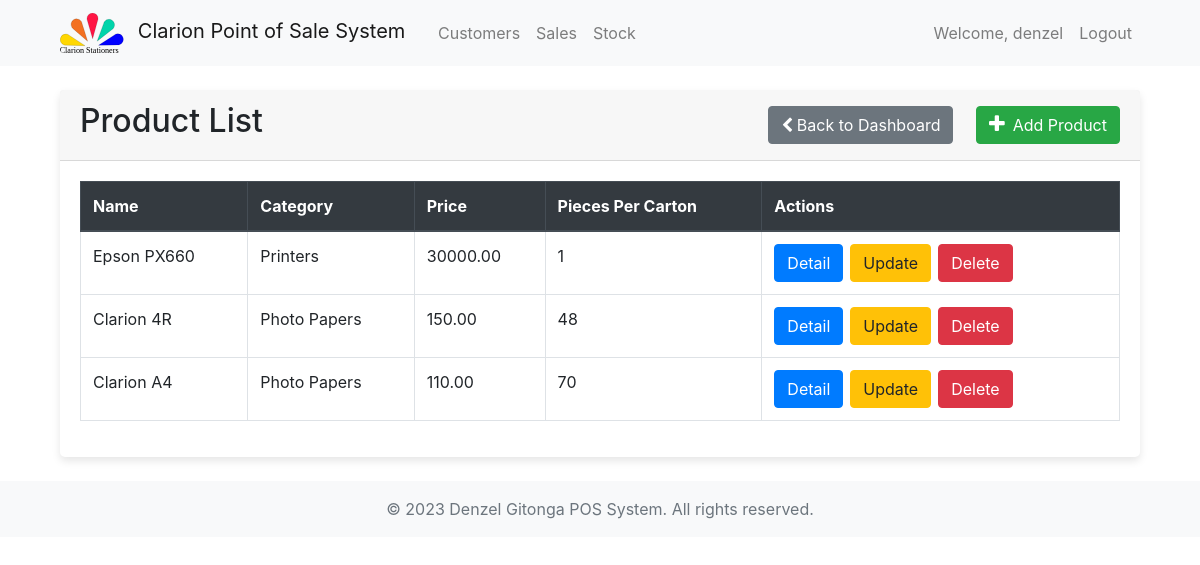
/inventory/product/list/ (signed in), run on the app's committed database.
### accounts/models.py (models this page shows, shortened)
class User(AbstractBaseUser, PermissionsMixin):
    username = models.CharField(max_length=255, unique=True)
    email = models.EmailField(max_length=255, unique=True)
    store = models.ForeignKey(Store, on_delete=models.CASCADE, related_name='stores', null=True, blank=True)
    phone_number = models.CharField(max_length=20, blank=True, null=True)
    full_name = models.CharField(max_length=255, blank=True, null=True)
    is_staff = models.BooleanField(default=False)
    is_active = models.BooleanField(default=True)
    groups = models.ManyToManyField(
        'auth.Group',
        blank=True,
        related_name='myuser_set',
        related_query_name='user',
    )
    user_permissions = models.ManyToManyField(
        'auth.Permission',
        blank=True,
        related_name='myuser_set',
        related_query_name='user',
    )
    objects = UserManager()
    USERNAME_FIELD = 'username'
    REQUIRED_FIELDS = ['email']

### inventory/models.py (models this page shows, shortened)
class Product(models.Model):
    category = models.ForeignKey(Category, on_delete=models.CASCADE, related_name='products')
    name = models.CharField(max_length=100)
    price = models.DecimalField(max_digits=10, decimal_places=2)
    pieces_per_carton = models.PositiveIntegerField()

class Category(models.Model):
    name = models.CharField(max_length=100)
    def __str__(self):
        return self.name

### inventory/views.py (the view)
# urls.py: path('product/list/', views.product_list, name='product_list'),
@staff_member_required(login_url='accounts:login')
def product_list(request):
    products = Product.objects.all()
    return render(request, 'admin/products/product_list.html', {'products': products})

### templates/admin/products/product_list.html (shortened to what this page needs)
{% extends 'common/base.html' %}
{% block content %}
<div class="container">
  <div class="card">
    <div class="card-header">
      <div class="d-flex justify-content-between align-items-center">
        <h2>Product List</h2>
        <div>
          <a class="btn btn-secondary rounded mr-2" href="{% url 'admin_dashboard:dashboard' %}">
            <i class="fa fa-chevron-left mr-1"></i>Back to Dashboard
          </a>
          <a class="btn btn-success rounded" href="{% url 'inventory:product_create' %}" style="margin-left: 10px;">
            <i class="fa fa-plus mr-2" style="font-size: 20px;"></i>Add Product
          </a>
        </div>
      </div>
    </div>
    <div class="card-body">
      <div class="table-responsive">
        <table class="table table-bordered">
          <thead class="thead-dark">
            <tr>
              <th>Name</th>
              <th>Category</th>
              <th>Price</th>
              <th>Pieces Per Carton</th>
              <th>Actions</th>
            </tr>
          </thead>
          <tbody>
            {% for product in products %}
            <tr>
              <td>{{ product.name }}</td>
              <td>{{ product.category }}</td>
              <td>{{ product.price }}</td>
              <td>{{ product.pieces_per_carton }}</td>
              <td>
                <div class="btn-group">
                  <a class="btn btn-primary mr-2 rounded" href="{% url 'inventory:product_detail' pk=product.pk %}">Detail</a>
                  <a class="btn btn-warning mr-2 rounded" href="{% url 'inventory:product_update' pk=product.pk %}">Update</a>
                  <a class="btn btn-danger mr-2 rounded" href="{% url 'inventory:product_delete' pk=product.pk %}">Delete</a>
                </div>
              </td>
            </tr>
            {% endfor %}
          </tbody>
        </table>
      </div>
    </div>
  </div>
</div>
{% endblock %}

### templates/common/header.html (shortened to what this page needs)
{% load static %}
<header>
  <nav class="navbar navbar-expand-lg navbar-light bg-light">
      <div class="container">
        {% if user.is_authenticated and user.is_superuser %}
          <a class="navbar-brand col-md-2" href="{% url 'admin_dashboard:dashboard' %}">
              <img src="{% static 'images/logos/clarion_logo.svg' %}" alt="Logo" height="40" class="mr-2 rounded">
              Clarion Point of Sale System
          </a>
        {% endif %}
          <div class="collapse navbar-collapse justify-content-between col-md-8" id="navbarNav">
            {% if user.is_authenticated %}
              {% if user.is_superuser %}
                <ul class="navbar-nav">
                <li class="nav-item">
                  <a class="nav-link" href="{% url 'inventory:customers_list' %}">Customers</a>
                </li>
                <li class="nav-item">
                  <a class="nav-link" href="{% url 'sales:sales_list' %}">Sales</a>
                </li>
                <li class="nav-item">
                  <a class="nav-link" href="{% url 'inventory:store_stock' %}">Stock</a>
                </li>
                </ul>
                <ul class="navbar-nav ml-auto">
                  <li class="nav-item">
                    <a class="nav-link" href="#">
                      Welcome, {{ user.username }}
                    </a>
                  </li>
                  <li class="nav-item">
                    <a class="nav-link" href="{% url 'accounts:logout' %}">Logout</a>
                  </li>
                </ul>
              {% endif %}
            {% endif %}
          </div>
      </div>
  </nav>
</header>

### static/custom_css/styles.css (style rules this page uses)
.card { box-shadow: 0px 4px 8px rgba(0, 0, 0, 0.1); border: none; transition: 0.3s; border-radius: 5px; }

### data on the page
User: username "denzel"
Product: name "Epson PX660", category "Printers", price "30000.00", pieces_per_carton "1"
Product: name "Clarion 4R", category "Photo Papers", price "150.00", pieces_per_carton "48"
Product: name "Clarion A4", category "Photo Papers", price "110.00", pieces_per_carton "70"
